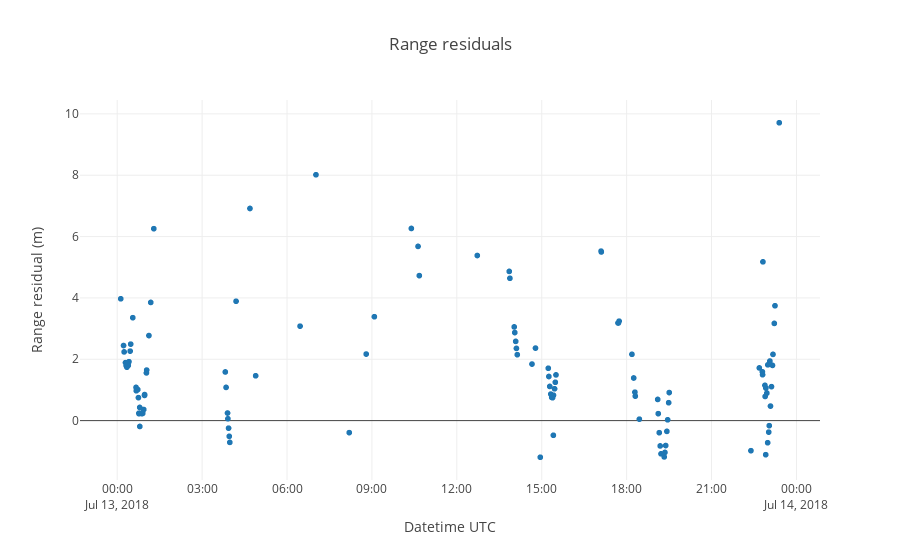

The code cell stored with this chart in its notebook:
### Markdown cell above
Plotting residuals

### Code cell
import plotly.graph_objs as go

trace = go.Scattergl(
    x=observedRangeSeries.index, y=observedRangeSeries-estimatedRangeSeries,
    mode='markers'
)

data = [trace]

layout = go.Layout(
    title = 'Range residuals',
    xaxis = dict(
        title = 'Datetime UTC'
    ),
    yaxis = dict(
        title = 'Range residual (m)'
    )
)

fig = dict(data=data, layout=layout)

pio.show(fig)
